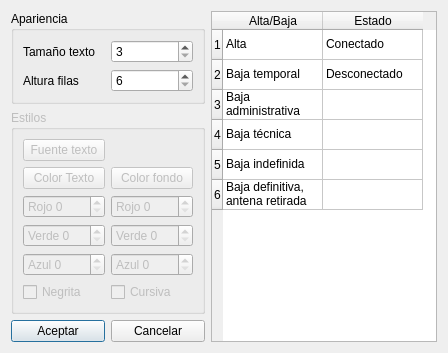
<?xml version="1.0" encoding="UTF-8"?>
<ui version="4.0">
 <class>DlgLookConfig</class>
 <widget class="QDialog" name="DlgLookConfig">
  <property name="geometry">
   <rect>
    <x>0</x>
    <y>0</y>
    <width>448</width>
    <height>350</height>
   </rect>
  </property>
  <property name="windowTitle">
   <string>Configuración Apariencia</string>
  </property>
  <layout class="QGridLayout" name="gridLayout_3">
   <item row="0" column="0" colspan="2">
    <widget class="QGroupBox" name="groupBox">
     <property name="title">
      <string>Apariencia</string>
     </property>
     <layout class="QGridLayout" name="gridLayout">
      <item row="0" column="0">
       <widget class="QLabel" name="label_2">
        <property name="text">
         <string>Tamaño texto</string>
        </property>
       </widget>
      </item>
      <item row="1" column="0">
       <widget class="QLabel" name="label_3">
        <property name="text">
         <string>Altura filas</string>
        </property>
       </widget>
      </item>
      <item row="1" column="1">
       <widget class="QSpinBox" name="rowHeightSpinBox">
        <property name="minimum">
         <number>6</number>
        </property>
       </widget>
      </item>
      <item row="0" column="1">
       <widget class="QSpinBox" name="textSizeSpinBox">
        <property name="minimum">
         <number>3</number>
        </property>
       </widget>
      </item>
     </layout>
    </widget>
   </item>
   <item row="3" column="0">
    <widget class="QPushButton" name="acceptButton">
     <property name="text">
      <string>Aceptar</string>
     </property>
    </widget>
   </item>
   <item row="3" column="1">
    <widget class="QPushButton" name="cancelButton">
     <property name="text">
      <string>Cancelar</string>
     </property>
    </widget>
   </item>
   <item row="0" column="2" rowspan="4">
    <widget class="QTableWidget" name="coloursTable">
     <property name="editTriggers">
      <set>QAbstractItemView::NoEditTriggers</set>
     </property>
     <property name="showGrid">
      <bool>true</bool>
     </property>
     <row>
      <property name="text">
       <string>1</string>
      </property>
     </row>
     <row>
      <property name="text">
       <string>2</string>
      </property>
     </row>
     <row>
      <property name="text">
       <string>3</string>
      </property>
     </row>
     <row>
      <property name="text">
       <string>4</string>
      </property>
     </row>
     <row>
      <property name="text">
       <string>5</string>
      </property>
     </row>
     <row>
      <property name="text">
       <string>6</string>
      </property>
     </row>
     <column>
      <property name="text">
       <string>Alta/Baja</string>
      </property>
     </column>
     <column>
      <property name="text">
       <string>Estado</string>
      </property>
     </column>
     <item row="0" column="0">
      <property name="text">
       <string>Alta</string>
      </property>
     </item>
     <item row="0" column="1">
      <property name="text">
       <string>Conectado</string>
      </property>
     </item>
     <item row="1" column="0">
      <property name="text">
       <string>Baja temporal</string>
      </property>
     </item>
     <item row="1" column="1">
      <property name="text">
       <string>Desconectado</string>
      </property>
     </item>
     <item row="2" column="0">
      <property name="text">
       <string>Baja administrativa</string>
      </property>
     </item>
     <item row="2" column="1">
      <property name="text">
       <string/>
      </property>
     </item>
     <item row="3" column="0">
      <property name="text">
       <string>Baja técnica</string>
      </property>
     </item>
     <item row="3" column="1">
      <property name="text">
       <string/>
      </property>
     </item>
     <item row="4" column="0">
      <property name="text">
       <string>Baja indefinida</string>
      </property>
     </item>
     <item row="4" column="1">
      <property name="text">
       <string/>
      </property>
     </item>
     <item row="5" column="0">
      <property name="text">
       <string>Baja definitiva, antena retirada</string>
      </property>
     </item>
    </widget>
   </item>
   <item row="1" column="0" colspan="2">
    <widget class="QGroupBox" name="styleGroupBox">
     <property name="enabled">
      <bool>false</bool>
     </property>
     <property name="title">
      <string>Estilos</string>
     </property>
     <layout class="QGridLayout" name="gridLayout_2">
      <item row="0" column="0">
       <widget class="QPushButton" name="textFontButton">
        <property name="text">
         <string>Fuente texto</string>
        </property>
       </widget>
      </item>
      <item row="1" column="0">
       <widget class="QPushButton" name="textColorButton">
        <property name="text">
         <string>Color Texto</string>
        </property>
       </widget>
      </item>
      <item row="1" column="1">
       <widget class="QPushButton" name="backColorButton">
        <property name="text">
         <string>Color fondo</string>
        </property>
       </widget>
      </item>
      <item row="2" column="0">
       <widget class="QSpinBox" name="textRedSpinBox">
        <property name="prefix">
         <string>Rojo </string>
        </property>
        <property name="maximum">
         <number>255</number>
        </property>
       </widget>
      </item>
      <item row="2" column="1">
       <widget class="QSpinBox" name="backRedSpinBox">
        <property name="prefix">
         <string>Rojo </string>
        </property>
        <property name="maximum">
         <number>255</number>
        </property>
       </widget>
      </item>
      <item row="3" column="0">
       <widget class="QSpinBox" name="textGreenSpinBox">
        <property name="prefix">
         <string>Verde </string>
        </property>
        <property name="maximum">
         <number>255</number>
        </property>
       </widget>
      </item>
      <item row="3" column="1">
       <widget class="QSpinBox" name="backGreenSpinBox">
        <property name="prefix">
         <string>Verde </string>
        </property>
        <property name="maximum">
         <number>255</number>
        </property>
       </widget>
      </item>
      <item row="4" column="0">
       <widget class="QSpinBox" name="textBlueSpinBox">
        <property name="prefix">
         <string>Azul </string>
        </property>
        <property name="maximum">
         <number>255</number>
        </property>
       </widget>
      </item>
      <item row="4" column="1">
       <widget class="QSpinBox" name="backBlueSpinBox">
        <property name="prefix">
         <string>Azul </string>
        </property>
        <property name="maximum">
         <number>255</number>
        </property>
       </widget>
      </item>
      <item row="5" column="0">
       <widget class="QCheckBox" name="boldCheckBox">
        <property name="text">
         <string>Negrita</string>
        </property>
       </widget>
      </item>
      <item row="5" column="1">
       <widget class="QCheckBox" name="italicCheckBox">
        <property name="text">
         <string>Cursiva</string>
        </property>
       </widget>
      </item>
     </layout>
    </widget>
   </item>
   <item row="2" column="0" colspan="2">
    <spacer name="verticalSpacer">
     <property name="orientation">
      <enum>Qt::Vertical</enum>
     </property>
     <property name="sizeHint" stdset="0">
      <size>
       <width>20</width>
       <height>40</height>
      </size>
     </property>
    </spacer>
   </item>
  </layout>
 </widget>
 <resources/>
 <connections/>
</ui>
